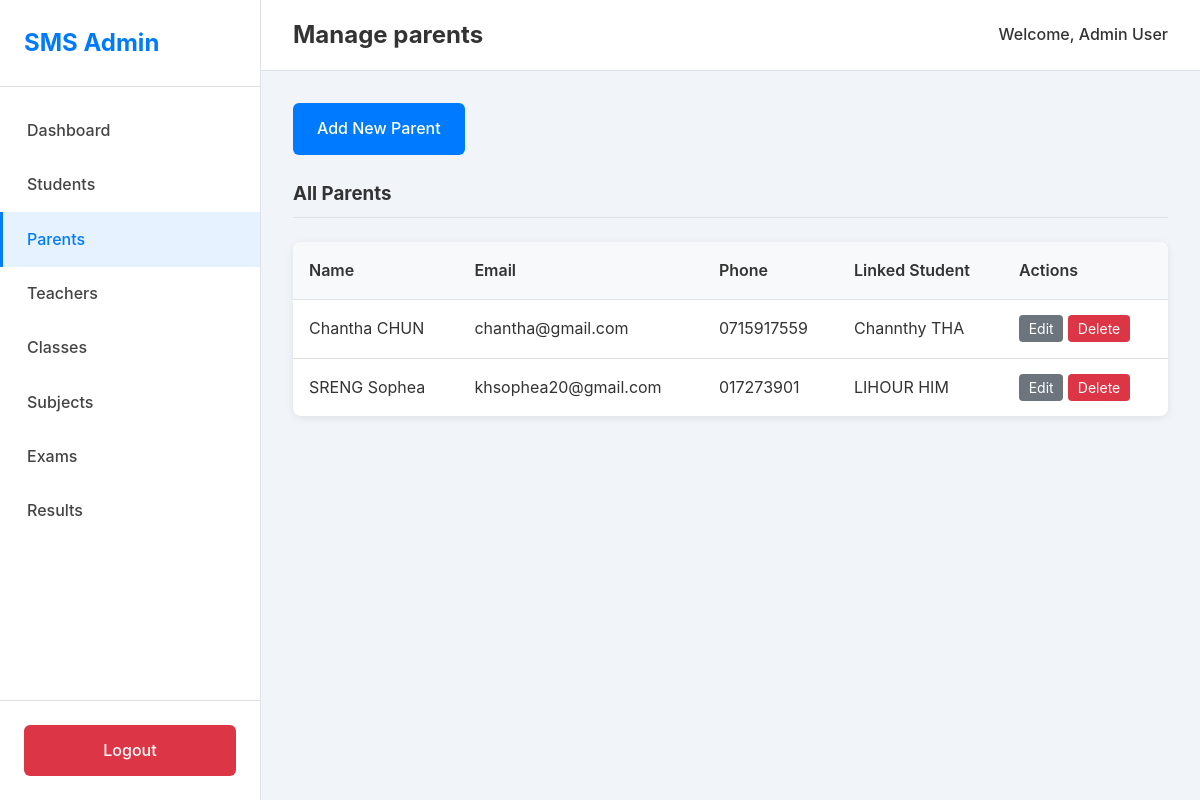
/index.php?page=manage_parents (signed in), run on the app's committed database.
### tables this page shows
CREATE TABLE `parents` (
  `parent_id` int(11) NOT NULL,
  `first_name` varchar(100) NOT NULL,
  `last_name` varchar(100) NOT NULL,
  `email` varchar(150) NOT NULL,
  `phone_number` varchar(20) NOT NULL
);

CREATE TABLE `students` (
  `student_id` int(11) NOT NULL,
  `first_name` varchar(100) NOT NULL,
  `last_name` varchar(100) NOT NULL,
  `date_of_birth` date NOT NULL,
  `enrollment_date` date NOT NULL,
  `address` text DEFAULT NULL,
  `class_id` int(11) DEFAULT NULL
);

### src/pages/manage_parents.php (the view, shortened to what this page needs)
<?php
$action = $_GET['action'] ?? 'list';
if ($action == 'list') {
    $stmt = $pdo->query("
        SELECT p.*, s.first_name as student_first, s.last_name as student_last
        FROM Parents p
        LEFT JOIN Student_Parent sp ON p.parent_id = sp.parent_id
        LEFT JOIN Students s ON sp.student_id = s.student_id
        ORDER BY p.last_name
    ");
    $parents = $stmt->fetchAll();
}
$students = $pdo->query("SELECT student_id, first_name, last_name FROM Students ORDER BY last_name")->fetchAll();
?>
<div class="content-body">
    <?php if ($action == 'add'): ?>
        <h3>Add New Parent</h3>
        <form method="POST" action="index.php?page=manage_parents&action=add" class="data-form">
            <div class="form-group"><label>First Name</label><input type="text" name="first_name" required></div>
            <div class="form-group"><label>Last Name</label><input type="text" name="last_name" required></div>
            <div class="form-group"><label>Email</label><input type="email" name="email"></div>
            <div class="form-group"><label>Phone Number</label><input type="text" name="phone_number" required></div>
            <div class="form-group">
                <label>Link to Student</label>
                <select name="student_id" required>
                    <option value="">Select a Student</option>
                    <?php foreach ($students as $student): ?>
                        <option value="<?php echo $student['student_id']; ?>">
                            <?php echo htmlspecialchars($student['first_name'] . ' ' . $student['last_name']); ?>
                        </option>
                    <?php endforeach; ?>
                </select>
            </div>
            <div class="form-actions">
                <button type="submit" class="btn">Save Parent</button>
                <a href="index.php?page=manage_parents" class="btn btn-secondary">Cancel</a>
            </div>
        </form>
    <?php else: ?>
        <div class="page-actions"><a href="index.php?page=manage_parents&action=add" class="btn">Add New Parent</a></div>
        <h3>All Parents</h3>
        <table class="data-table">
            <thead><tr><th>Name</th><th>Email</th><th>Phone</th><th>Linked Student</th><th>Actions</th></tr></thead>
            <tbody>
                <?php foreach ($parents as $parent): ?>
                <tr>
                    <td><?php echo htmlspecialchars($parent['first_name'] . ' ' . $parent['last_name']); ?></td>
                    <td><?php echo htmlspecialchars($parent['email']); ?></td>
                    <td><?php echo htmlspecialchars($parent['phone_number']); ?></td>
                    <td><?php echo htmlspecialchars($parent['student_first'] . ' ' . $parent['student_last']); ?></td>
                    <td><a href="#" class="btn-sm">Edit</a><a href="#" class="btn-sm btn-danger">Delete</a></td>
                </tr>
                <?php endforeach; ?>
            </tbody>
        </table>
    <?php endif; ?>
</div>

### public/css/style.css (style rules this page uses)
:root { --primary-color: #007bff; --secondary-color: #6c757d; --danger-color: #dc3545; --light-color: #f8f9fa; --dark-color: #343a40; --bg-color: #f1f5f9; --sidebar-bg: #ffffff; --text-color: #333; --border-color: #dee2e6; --shadow: 0 2px 8px rgba(0,0,0,0.08); }
body { font-family: -apple-system, BlinkMacSystemFont, "Segoe UI", Roboto, "Helvetica Neue", Arial, sans-serif; margin: 0; background-color: var(--bg-color); color: var(--text-color); font-size: 16px; line-height: 1.6; }
.content-body { padding: 2rem; flex-grow: 1; }
.content-body h3 { margin-top: 0; margin-bottom: 1.5rem; border-bottom: 1px solid var(--border-color); padding-bottom: 0.5rem; }
.btn, button.btn { display: inline-block; padding: 0.8rem 1.5rem; background: var(--primary-color); color: #fff; border: none; border-radius: 6px; text-decoration: none; font-size: 1rem; font-weight: 500; cursor: pointer; text-align: center; width: 100%; box-sizing: border-box; }
.btn-sm { padding: 0.3rem 0.6rem; font-size: 0.875rem; border-radius: 4px; text-decoration: none; background: var(--secondary-color); color: #fff; margin-right: 5px; }
.btn-sm.btn-danger { background: var(--danger-color); }
.page-actions { margin-bottom: 1.5rem; }
.page-actions .btn { width: auto; }
.data-table { width: 100%; border-collapse: collapse; background: #fff; box-shadow: var(--shadow); border-radius: 8px; overflow: hidden; }
.data-table th, .data-table td { padding: 1rem; border-bottom: 1px solid var(--border-color); text-align: left; }
.data-table th { background: var(--light-color); font-weight: 600; }
.data-table tr:last-child td { border-bottom: none; }

### data on the page
parents: first_name+last_name "Chantha CHUN", email "chantha@gmail.com", phone_number "0715917559", students.first_name+last_name "Channthy THA"
parents: first_name+last_name "SRENG Sophea", email "khsophea20@gmail.com", phone_number "017273901", students.first_name+last_name "LIHOUR HIM"

### other printed values
str_replace('_', ' ', $current_page) "Manage parents"
$_SESSION['teacher_name'] "Admin User"
